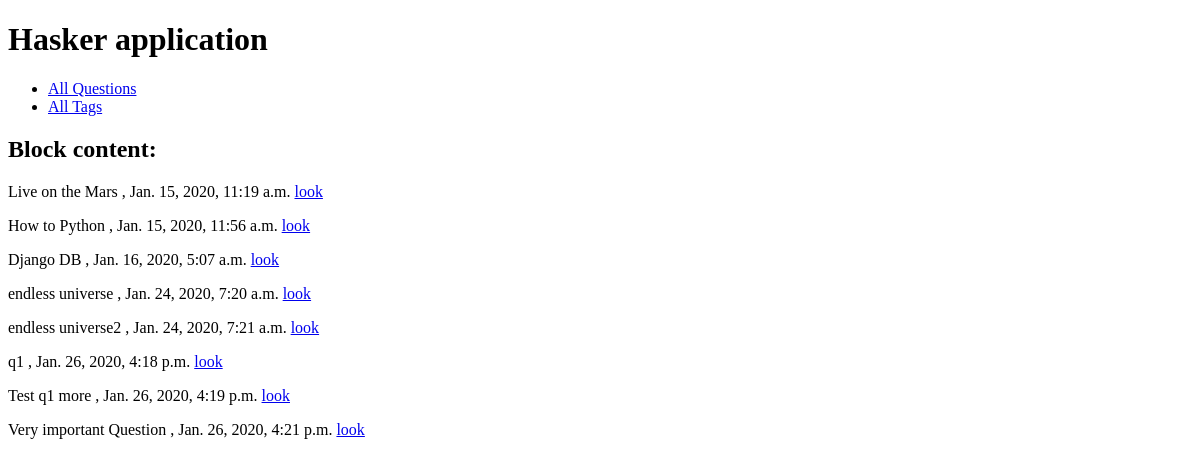
The page / on the database its author committed.
### hasker/models.py (models this page shows, shortened)
class Question(models.Model):
    author = models.ForeignKey(User, on_delete=models.CASCADE)
    title = models.CharField(max_length=150, db_index=True)
    slug = models.SlugField(max_length=150, blank=True, unique=True)
    content = models.TextField(blank=False, db_index=True)
    tags = models.ManyToManyField('Tag', blank=True, related_name='questions')
    date_create = models.DateTimeField(auto_now_add=True)
    def get_absolute_url(self):
        return reverse('question_detail_url', kwargs={'slug': self.slug})

### hasker/views.py (the view)
# urls.py: path('', IndexView.as_view(), name='questions_list_url'),
class IndexView(generic.ListView):
    template_name='hasker/index.html'
    context_object_name='questions'
    def get_queryset(self):
        return Question.objects.all()

### hasker/templates/hasker/index.html (shortened to what this page needs)
{% extends 'hasker/base_hasker.html' %}
{% block content %}
    <h2>Block content:</h2>
    {% for question in questions %}
        <p>
            {{ question.title }} , {{ question.date_create }} <a href="{{ question.get_absolute_url }}" class="but1">look</a>
        </p>
    {% endfor %}
{% endblock %}

### rows shown on the page
Question: title "Live on the Mars", date_create "Jan. 15, 2020, 11:19 a.m."
Question: title "How to Python", date_create "Jan. 15, 2020, 11:56 a.m."
Question: title "Django DB", date_create "Jan. 16, 2020, 5:07 a.m."
Question: title "endless universe", date_create "Jan. 24, 2020, 7:20 a.m."
Question: title "endless universe2", date_create "Jan. 24, 2020, 7:21 a.m."
Question: title "q1", date_create "Jan. 26, 2020, 4:18 p.m."
Question: title "Test q1 more", date_create "Jan. 26, 2020, 4:19 p.m."
Question: title "Very important Question", date_create "Jan. 26, 2020, 4:21 p.m."
